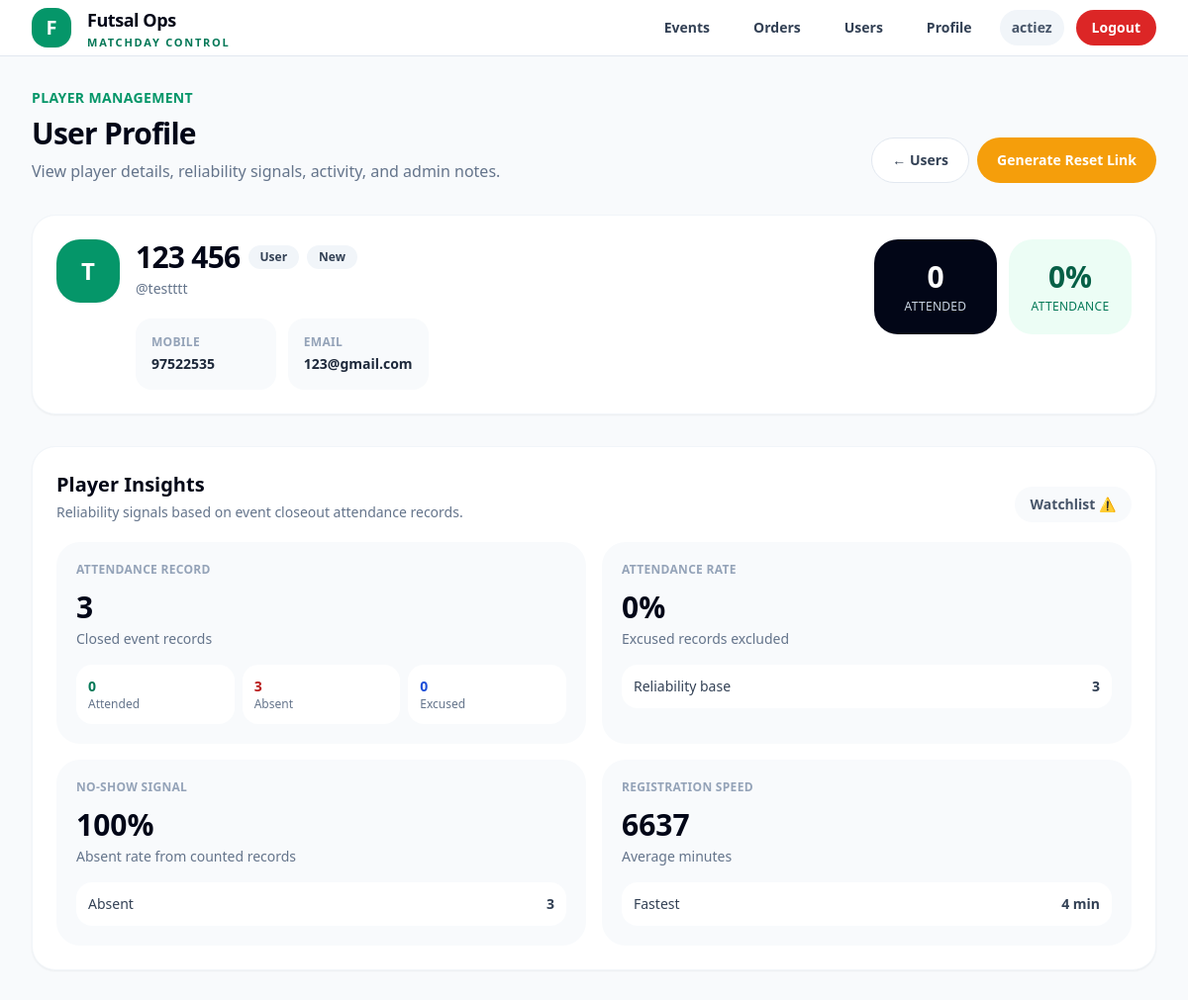
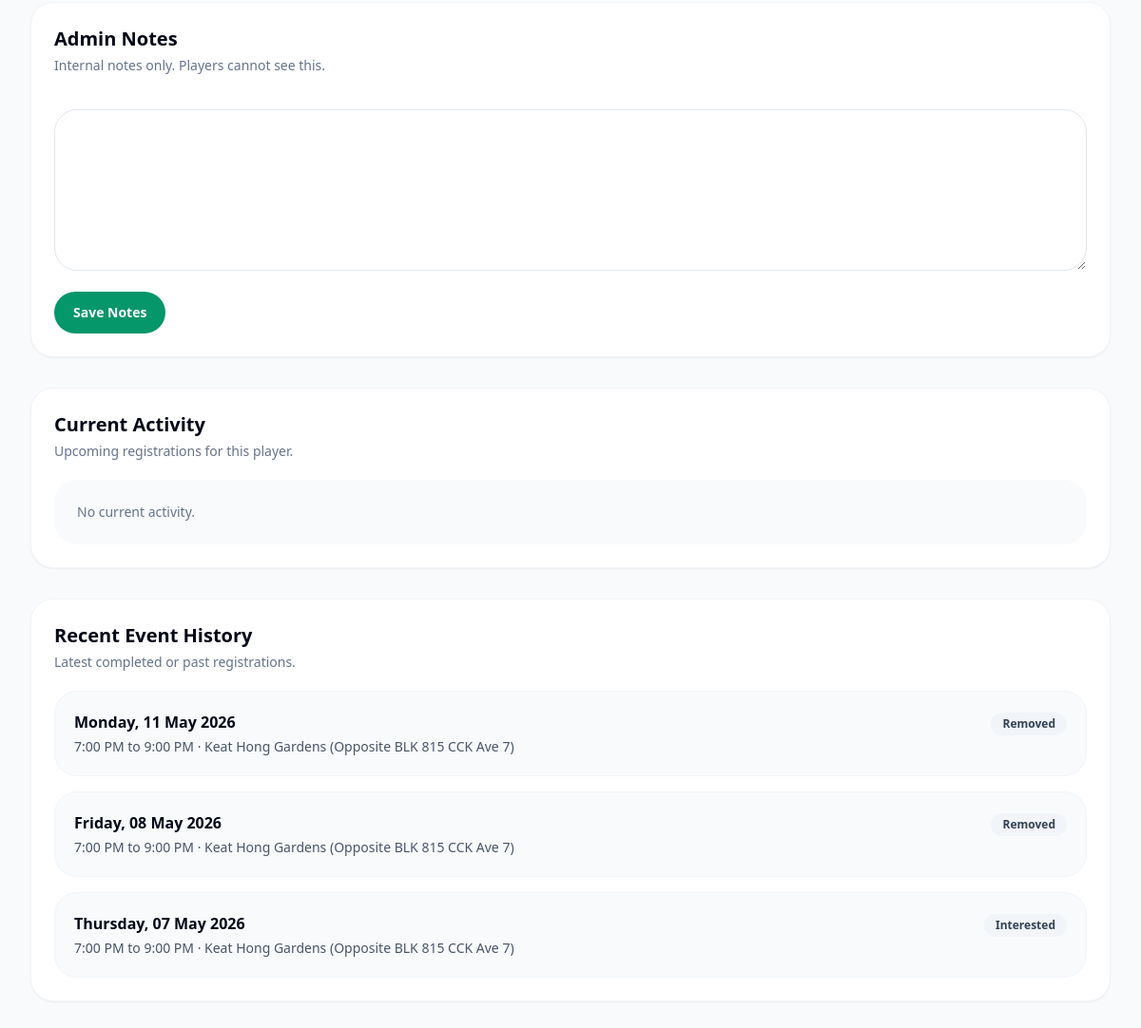
Before: /users/9/ (signed in) with the older database file (2 pictures, top to bottom).
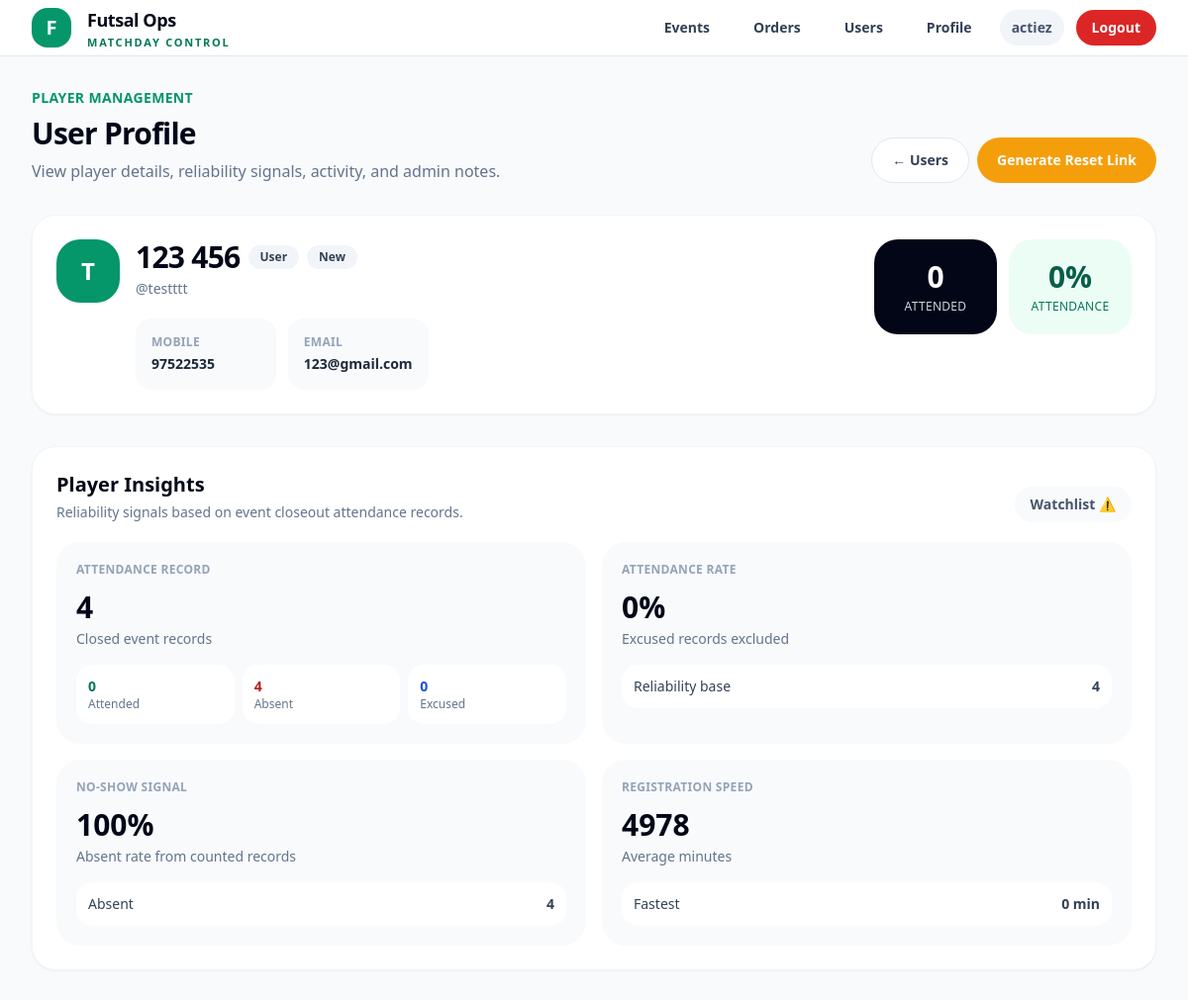
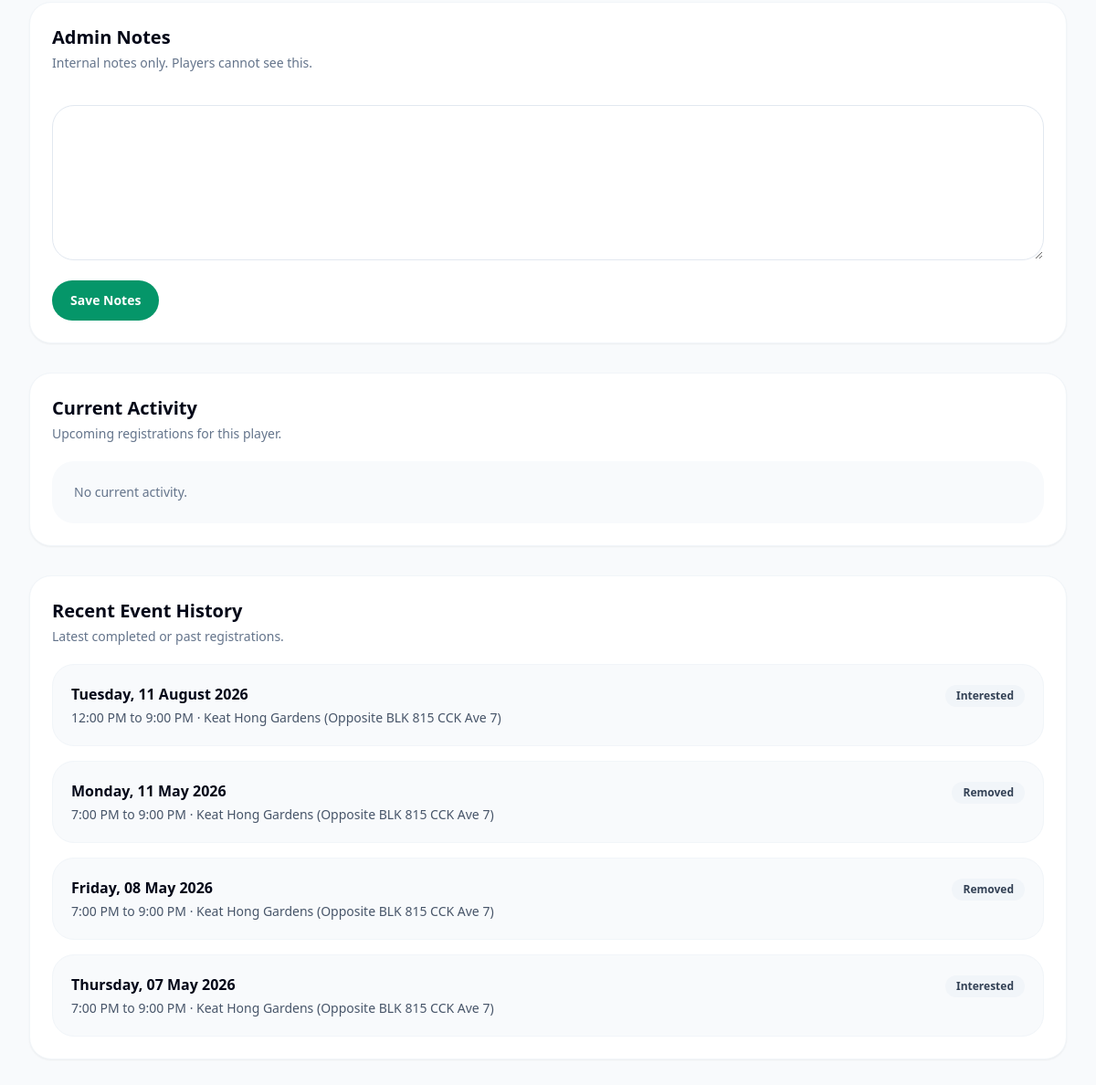
After: the same page with the newer database file (2 pictures, top to bottom).
### registrations/models.py (models this page shows, shortened)
class EventRegistration(models.Model):
    STATUS_INTERESTED = "interested"
    STATUS_PLAYING = "playing"
    STATUS_WAITING = "waiting"
    STATUS_BACKUP = "backup"
    STATUS_REMOVED = "removed"
    STATUS_CHOICES = [
        (STATUS_INTERESTED, "Interested"),
        (STATUS_PLAYING, "Playing"),
        (STATUS_WAITING, "Waiting"),
        (STATUS_BACKUP, "Backup"),
        (STATUS_REMOVED, "Removed"),
    ]
    SOURCE_WEB = "web"
    SOURCE_WHATSAPP = "whatsapp"
    SOURCE_ADMIN = "admin"
    SOURCE_CHOICES = [
        (SOURCE_WEB, "Web"),
        (SOURCE_WHATSAPP, "WhatsApp"),
        (SOURCE_ADMIN, "Admin"),
    ]
    event = models.ForeignKey(Event, on_delete=models.CASCADE, related_name="registrations")
    user = models.ForeignKey(settings.AUTH_USER_MODEL, on_delete=models.CASCADE, related_name="event_registrations")
    sequence_number = models.PositiveIntegerField()
    status = models.CharField(max_length=20, choices=STATUS_CHOICES, default=STATUS_INTERESTED)
    source = models.CharField(
    max_length=20,
    choices=SOURCE_CHOICES,
    default=SOURCE_WEB,
    )
    registered_at = models.DateTimeField(auto_now_add=True)
    notified_at = models.DateTimeField(null=True, blank=True)
    remarks = models.TextField(blank=True)
    @property
    def registration_delay_seconds(self):
        if self.event and self.event.created_at and self.registered_at:
            return int((self.registered_at - self.event.created_at).total_seconds())
        return None
    @property
    def registration_delay_minutes(self):
        seconds = self.registration_delay_seconds
        if seconds is None:
            return None
        return round(seconds / 60)
    class Meta:
        unique_together = ("event", "user")
        ordering = ["sequence_number"]

### events/models.py (models this page shows, shortened)
class Event(models.Model):
    STATUS_DRAFT = "draft"
    STATUS_OPEN = "open"
    STATUS_FINALIZED = "finalized"
    STATUS_COMPLETED = "completed"
    STATUS_CANCELLED = "cancelled"
    STATUS_CHOICES = [
        (STATUS_DRAFT, "Draft"),
        (STATUS_OPEN, "Open"),
        (STATUS_FINALIZED, "Finalized"),
        (STATUS_COMPLETED, "Completed"),
        (STATUS_CANCELLED, "Cancelled"),
    ]
    LEAVE_CUTOFF_CHOICES = [
        (None, "No cutoff"),
        (30, "30 minutes before"),
        (60, "60 minutes before"),
        (90, "90 minutes before"),
        (120, "120 minutes before"),
        (150, "150 minutes before"),
        (180, "180 minutes before"),
    ]
    registration_token = models.UUIDField(
        default=uuid.uuid4,
        unique=True,
        editable=False,
    )
    event_code = models.CharField(
        max_length=20,
        unique=True,
        default=generate_event_code,
        editable=False,
    )
    title = models.CharField(max_length=255)
    start_datetime = models.DateTimeField()
    end_datetime = models.DateTimeField()
    location = models.CharField(max_length=255)
    amount_payable = models.DecimalField(max_digits=8, decimal_places=2)
    playing_slots = models.PositiveIntegerField(default=15)
    waiting_slots = models.PositiveIntegerField(default=5)
    backup_slots = models.PositiveIntegerField(default=3)
    is_private = models.BooleanField(
        default=False,
        help_text="Private events are hidden from the public event list but accessible by registration link.",
    )
    leave_cutoff_minutes = models.PositiveIntegerField(
        null=True,
        blank=True,
        choices=LEAVE_CUTOFF_CHOICES,
        help_text="Players cannot self-leave after this cutoff before kick-off.",
    )
    status = models.CharField(
        max_length=20,
        choices=STATUS_CHOICES,
        default=STATUS_DRAFT,
    )
    created_by = models.ForeignKey(
        settings.AUTH_USER_MODEL,
        on_delete=models.SET_NULL,
        null=True,
        related_name="created_events",
    )
    created_at = models.DateTimeField(auto_now_add=True)
    updated_at = models.DateTimeField(auto_now=True)
    class Meta:
        ordering = ["start_datetime"]
    @property
    def weekday_display(self):
        local_start = timezone.localtime(self.start_datetime)
        return local_start.strftime("%A")
    @property
    def date_display(self):
        local_start = timezone.localtime(self.start_datetime)
        return local_start.strftime("%d %B %Y")
    @property
    def time_range_display(self):
        local_start = timezone.localtime(self.start_datetime)
        local_end = timezone.localtime(self.end_datetime)
        start = local_start.strftime("%I:%M %p").lstrip("0")
        end = local_end.strftime("%I:%M %p").lstrip("0")
        return f"{start} to {end}"

### accounts/views.py (the view, shortened to what this page needs)
# urls.py: path("users/<int:user_id>/", views.admin_user_profile, name="admin_user_profile"),
@login_required
def admin_user_profile(request, user_id):
    if not request.user.is_superadmin_level():
        raise PermissionDenied("Only superadmin can access user details.")
    profile_user = get_object_or_404(User, id=user_id)
    if request.method == "POST":
        if request.POST.get("action") == "save_admin_notes":
            profile_user.admin_notes = request.POST.get("admin_notes", "")
            profile_user.save()
            messages.success(request, "Admin notes updated successfully.")
            return redirect("admin_user_profile", user_id=profile_user.id)
    current_registrations = (
        EventRegistration.objects
        .filter(
            user=profile_user,
            event__start_datetime__gte=timezone.now()
        )
        .exclude(status=EventRegistration.STATUS_REMOVED)
        .select_related("event")
        .order_by("event__start_datetime")
    )
    recent_registrations = (
        EventRegistration.objects
        .filter(
            user=profile_user,
            event__start_datetime__lt=timezone.now()
        )
        .select_related("event")
        .order_by("-event__start_datetime")[:5]
    )
    closed_closeout_statuses = [
        EventCloseout.STATUS_CLOSED_MANUAL,
        EventCloseout.STATUS_CLOSED_AUTO,
    ]
    attendance_records = (
        EventAttendance.objects
        .filter(
            user=profile_user,
            is_active=True,
            closeout__status__in=closed_closeout_statuses,
        )
        .select_related("event", "closeout")
    )
    closeout_total = attendance_records.count()
    attended = attendance_records.filter(status=EventAttendance.STATUS_ATTENDED).count()
    absent = attendance_records.filter(status=EventAttendance.STATUS_ABSENT).count()
    excused = attendance_records.filter(status=EventAttendance.STATUS_EXCUSED).count()
    reliability_base = attended + absent
    attendance_rate = 0
    if reliability_base > 0:
        attendance_rate = round((attended / reliability_base) * 100)
    no_show_rate = 0
    if reliability_base > 0:
        no_show_rate = round((absent / reliability_base) * 100)
    reliability_tag = "New Sample"
    if closeout_total == 0:
        all_regs = EventRegistration.objects.filter(user=profile_user).select_related("event")
        now = timezone.now()
        past_regs = [
            reg for reg in all_regs
            if reg.event.end_datetime and reg.event.end_datetime < now
        ]
        closeout_total = len(past_regs)
        attended = len([
            reg for reg in past_regs
            if reg.status == EventRegistration.STATUS_PLAYING
        ])
        absent = closeout_total - attended
        excused = 0
        reliability_base = attended + absent
        attendance_rate = 0
        if reliability_base > 0:
            attendance_rate = round((attended / reliability_base) * 100)
        no_show_rate = 0
        if reliability_base > 0:
            no_show_rate = round((absent / reliability_base) * 100)
        reliability_tag = "Legacy Data"
        if reliability_base >= 3:
            if attendance_rate >= 85:
                reliability_tag = "Reliable Player ✅"
            elif attendance_rate >= 60:
                reliability_tag = "Average Player ⚖️"
            else:
                reliability_tag = "Watchlist ⚠️"
    registration_delays = [
        reg.registration_delay_minutes
        for reg in EventRegistration.objects.filter(user=profile_user).select_related("event")
        if reg.registration_delay_minutes is not None
    ]
    avg_registration_speed = None
    fastest_registration_speed = None
    if registration_delays:
        avg_registration_speed = round(sum(registration_delays) / len(registration_delays))
        fastest_registration_speed = min(registration_delays)
    context = {
        "profile_user": profile_user,
        "current_registrations": current_registrations,
        "recent_registrations": recent_registrations,
        "insights": {
            "closeout_total": closeout_total,
            "attended": attended,
            "absent": absent,
            "excused": excused,
            "attendance_rate": attendance_rate,
            "no_show_rate": no_show_rate,
            "reliability_base": reliability_base,
            "reliability_tag": reliability_tag,
            "avg_registration_speed": avg_registration_speed,
            "fastest_registration_speed": fastest_registration_speed,
            "total_registered": closeout_total,
            "played": attended,
            "not_played": absent,
            "confirmed_playing": reliability_base,
            "completed": attended,
            "dropped_after_confirmed": absent,
            "waiting_total": 0,
            "waiting_converted": 0,
            "completion_rate": attendance_rate,
        },
    }
    return render(request, "accounts/admin_profile.html", context)

### accounts/models.py (called while the page is built)
    def is_admin_level(self):
        return self.is_authenticated and (
            self.is_superuser
            or self.role in {self.ROLE_ADMIN, self.ROLE_SUPERADMIN}
        )

    def is_superadmin_level(self):
        return self.is_authenticated and (
            self.is_superuser
            or self.role == self.ROLE_SUPERADMIN
        )

### templates/accounts/admin_profile.html (shortened to what the changed rows need)
{% extends "base.html" %}
{% block content %}
<div class="space-y-8">
    <div class="flex flex-col md:flex-row md:items-end md:justify-between gap-5">
        <div>
            <h1 class="mt-2 text-3xl font-black tracking-tight text-slate-950">
                User Profile
            </h1>
        </div>
    </div>
    <div class="bg-white rounded-3xl border border-slate-100 shadow-sm p-6">
        <div class="flex flex-col lg:flex-row lg:items-start lg:justify-between gap-6">
            <div class="flex items-start gap-4 flex-1 min-w-0">
                <div class="min-w-0">
                    <div class="flex flex-wrap items-center gap-2">
                        <h2 class="text-2xl md:text-3xl font-black tracking-tight text-slate-950">
                            {{ profile_user.get_full_name|default:profile_user.username }}
                        </h2>
                    </div>
                </div>
            </div>
        </div>
    </div>
    <div class="bg-white rounded-3xl border border-slate-100 shadow-sm p-6">
        <div class="flex flex-col md:flex-row md:items-end md:justify-between gap-3 mb-5">
            <div>
                <h2 class="text-xl font-black text-slate-950">Player Insights</h2>
            </div>
        </div>
        <div class="grid grid-cols-1 md:grid-cols-2 xl:grid-cols-4 gap-4">
            <div class="rounded-3xl bg-slate-50 p-5">
                <div class="text-xs uppercase tracking-wide text-slate-400 font-bold">
                    Attendance Record
                </div>
                <div class="mt-3 text-3xl font-black text-slate-950">
                    {{ insights.closeout_total }}
                </div>
                <div class="mt-1 text-sm text-slate-500">
                    Closed event records
                </div>
                <div class="mt-4 grid grid-cols-3 gap-2 text-sm">
                    <div class="rounded-2xl bg-white p-3">
                    </div>
                    <div class="rounded-2xl bg-white p-3">
                        <div class="font-black text-red-700">{{ insights.absent }}</div>
                        <div class="text-xs text-slate-500">Absent</div>
                    </div>
                    <div class="rounded-2xl bg-white p-3">
                    </div>
                </div>
            </div>
            <div class="rounded-3xl bg-slate-50 p-5">
                <div class="mt-4 rounded-2xl bg-white p-3 text-sm">
                    <div class="flex justify-between text-slate-700">
                        <span>Reliability base</span>
                        <span class="font-bold">{{ insights.reliability_base }}</span>
                    </div>
                </div>
            </div>
            <div class="rounded-3xl bg-slate-50 p-5">
                <div class="mt-4 rounded-2xl bg-white p-3 text-sm">
                    <div class="flex justify-between text-slate-700">
                        <span>Absent</span>
                        <span class="font-bold">{{ insights.absent }}</span>
                    </div>
                </div>
            </div>
            <div class="rounded-3xl bg-slate-50 p-5">
                <div class="text-xs uppercase tracking-wide text-slate-400 font-bold">
                    Registration Speed
                </div>
                {% if insights.avg_registration_speed is not None %}
                    <div class="mt-3 text-3xl font-black text-slate-950">
                        {{ insights.avg_registration_speed }}
                    </div>
                    <div class="mt-1 text-sm text-slate-500">Average minutes</div>
                    <div class="mt-4 rounded-2xl bg-white p-3 text-sm">
                        <div class="flex justify-between text-slate-700">
                            <span>Fastest</span>
                            <span class="font-bold">{{ insights.fastest_registration_speed }} min</span>
                        </div>
                    </div>
                {% else %}
                    <div class="mt-4 text-sm text-slate-500">
                        No data yet
                    </div>
                {% endif %}
            </div>
        </div>
    </div>
    <div class="bg-white rounded-3xl border border-slate-100 shadow-sm p-6">
        <div>
            <h2 class="text-xl font-black text-slate-950">Admin Notes</h2>
        </div>
    </div>
    <div class="bg-white rounded-3xl border border-slate-100 shadow-sm p-6">
        <div>
            <h2 class="text-xl font-black text-slate-950">Current Activity</h2>
        </div>
    </div>
    <div class="bg-white rounded-3xl border border-slate-100 shadow-sm p-6">
        <div>
            <h2 class="text-xl font-black text-slate-950">Recent Event History</h2>
        </div>
        <div class="mt-5 space-y-4">
            {% for reg in recent_registrations %}
                <div class="rounded-3xl border border-slate-100 bg-slate-50 p-5">
                    <div class="flex flex-col md:flex-row md:items-start md:justify-between gap-4">
                        <div>
                            <div class="font-black text-slate-950">
                                {{ reg.event.weekday_display }}, {{ reg.event.date_display }}
                            </div>
                            <div class="text-sm text-slate-600 mt-1">
                                {{ reg.event.time_range_display }} · {{ reg.event.location }}
                            </div>
                        </div>
                        <div>
                            <span class="inline-flex items-center rounded-full bg-slate-100 px-3 py-1 text-xs font-bold text-slate-700">
                                {{ reg.status|title }}
                            </span>
                        </div>
                    </div>
                </div>
            {% empty %}
                <div class="rounded-3xl bg-slate-50 p-6 text-sm text-slate-500">
                    No recent event history.
                </div>
            {% endfor %}
        </div>
    </div>
</div>
{% endblock %}

Changed rows visible on the page:
added EventRegistration: event.weekday_display "Tuesday", event.date_display "11 August 2026", event.time_range_display "12:00 PM to 9:00 PM", event.location "Keat Hong Gardens (Opposite BLK 815 CCK Ave 7)", status "Interested"
Other visible differences:
{{ insights.closeout_total }}: "3" → "4"
{{ insights.absent }}: "3" → "4"
{{ insights.reliability_base }}: "3" → "4"
{{ insights.avg_registration_speed }}: "6637" → "4978"
{{ insights.fastest_registration_speed }}: "4" → "0"
